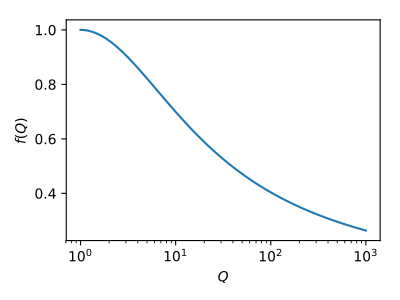

Write Python code to recreate this figure.
import matplotlib.pyplot as plt
import numpy as np

x,y=np.loadtxt('vdp-korr.csv',delimiter=' ',unpack=True)

plt.rcParams.update({'figure.autolayout': True})
plt.figure(figsize=(4,3))

plt.plot(x,y)
plt.xscale('log')
plt.xlabel("$Q$")
plt.ylabel("$f(Q)$")
plt.show()
